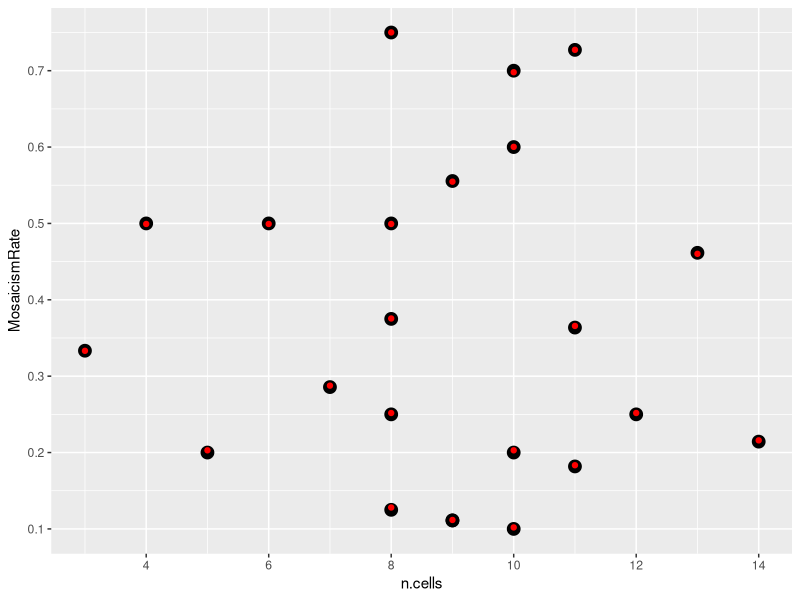

R code for this plot:
# Check the values from Ren et al
library(tidyverse)
ren.data = read.csv("Ren/Supp_tables_merged.csv", header = T)

ren.data$isEuploid = ren.data$Karyotype=="46,XY" | ren.data$Karyotype=="46,XX"

# Process to match Ren et al's fig S3.
# Note that because there are ties in the number of cells of different karyotypes,
# we arbirarily select the karyotype to be 'primary' when calculating mosaicism rates.
# This is why we use rownumber and not max(Count)
ren.filt = ren.data %>% dplyr::group_by(Embryoid, Type) %>%
  dplyr::mutate(TotalCells = dplyr::n()) %>%
  dplyr::group_by(Embryoid, Type, Karyotype, isEuploid) %>%
  dplyr::mutate(Count = dplyr::n(), PctTotal = Count/TotalCells) %>%
  dplyr::select(Embryoid, Type, Karyotype, Count, TotalCells, PctTotal, isEuploid) %>%
  dplyr::distinct() %>%
  dplyr::group_by(Embryoid, Type) %>%
  dplyr::arrange(Embryoid, Type, Count, by_group=T ) %>% # order so the highest count is last
  dplyr::mutate(isMosaic = length(unique(Karyotype))>1,
                isPrimaryKaryotype = row_number() == max(row_number())) %>% #set the last row of the group to be the primary karyotype
  dplyr::filter(Type == "TE")%>% 
  dplyr::ungroup() %>%
  dplyr::group_by(Embryoid, Type) %>%
  dplyr::mutate(anyEuploid = any(isEuploid),
                allEuploid = all(isEuploid))
  

#  From TE biopsy alone:
n.total = length(unique(ren.filt$Embryoid))
n.euploid = length(unique(ren.filt[ren.filt$isMosaic==F & ren.filt$isEuploid==T,]$Embryoid))
n.aneuploid = length(unique(ren.filt[ren.filt$isMosaic==F & ren.filt$isEuploid==F,]$Embryoid))
n.mosaic = length(unique(ren.filt[ren.filt$isMosaic==T,]$Embryoid))

cat("Total embryos    :", n.total, "\nMosaic embryos   :", n.mosaic, "\nEuploid embryos  :", n.euploid,"\nAneuploid embryos:", n.aneuploid, "\n")

ren.wide = ren.filt %>% 
  dplyr::filter(isMosaic==T & isPrimaryKaryotype==F) %>%
  dplyr::group_by(Embryoid) %>%
  dplyr::summarise(MosaicismRate = sum(PctTotal), n.cells = unique(TotalCells))

# Digitised copy of Fig S3 TE section
ren.transcribed = read.csv("Ren/ren.te.data.csv", header = T) %>% dplyr::mutate(n_cells_sequenced = round(n_cells_sequenced))

# Compare our calculations to Rens
ggplot(ren.wide, aes(x = n.cells, y=MosaicismRate))+
  geom_point(size = 4)+
  geom_point(data = ren.transcribed, aes(x=n_cells_sequenced, y=mosaicism_rate_pct/100), col="red")+
  scale_x_continuous(breaks = seq(2, 15, 2))+
  scale_y_continuous(breaks = seq(0, 1, 0.1))
# Should have a good overlap at this point
                     

# Note that this is measuring the level of mosaicism relative to the primary karyotype, not to euploidy.
# We need to recode these for our own analysis.

our.euploid = ren.filt[ren.filt$isEuploid==T & ren.filt$isMosaic==F,]

our.mosaic = ren.filt %>%
  dplyr::filter(anyEuploid & !allEuploid & !isEuploid) %>%
  dplyr::summarise(PctAenuploid = sum(Count)/TotalCells) %>%
  dplyr::distinct()

our.aneuploid = ren.filt %>%
  dplyr::filter(!anyEuploid)  %>%
  dplyr::summarise(PctAenuploid = sum(Count)/TotalCells) %>%
  dplyr::distinct()

cat("Total embryos    :", n.total, "\nMosaic embryos   :", nrow(our.mosaic), "\nEuploid embryos  :", nrow(our.euploid),"\nAneuploid embryos:", nrow(our.aneuploid), "\n")
# We can now use the PctAneuploid values from the mosaic embryos in our models
